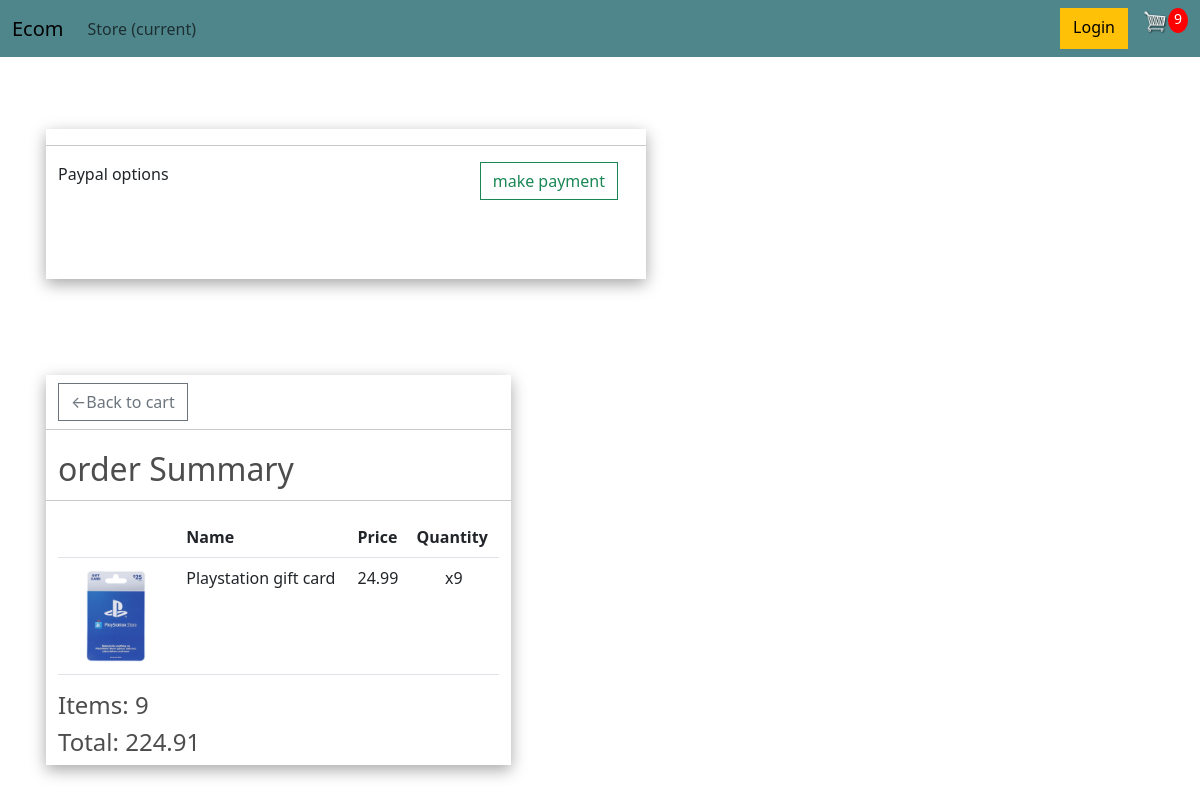
/checkout/ (signed in), run on an earlier commit of the app's database.
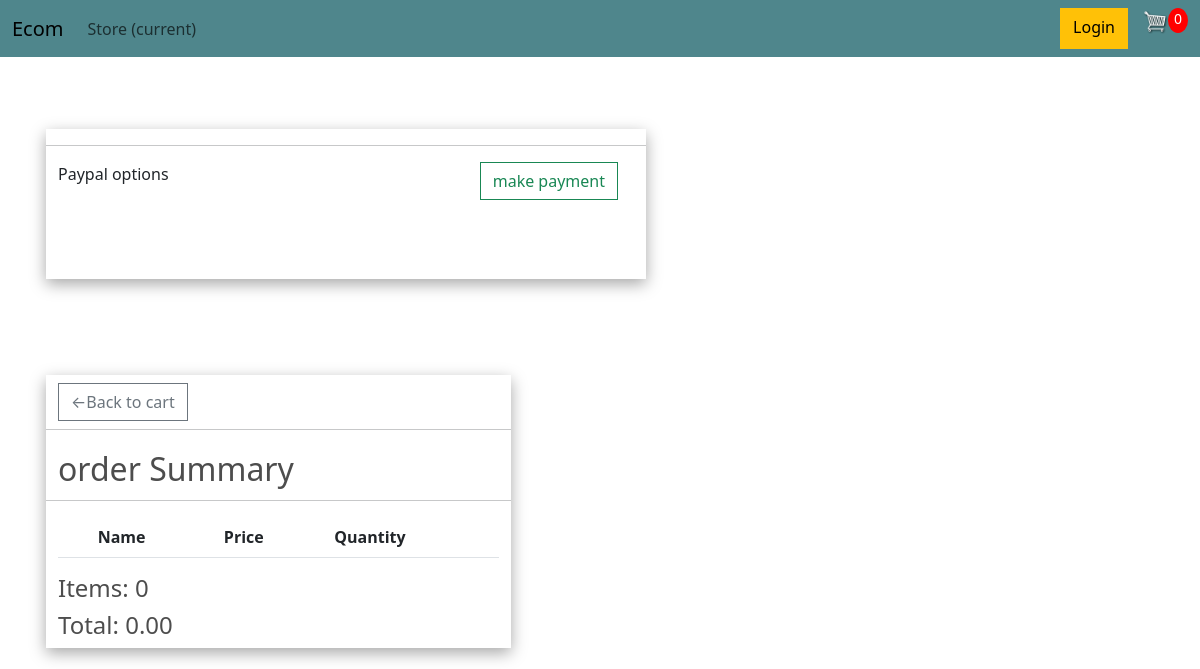
And on a later commit of the database.
### store/models.py (models this page shows, shortened)
class OrderItem(models.Model):
    product = models.ForeignKey(Product,on_delete=models.SET_NULL,null=True)
    order = models.ForeignKey(Order, on_delete=models.SET_NULL, null=True)
    quantity = models.IntegerField(default=0, null=True, blank = True)
    date_added = models.DateTimeField(auto_now_add=True)
    @property
    def get_total(self):
        total = self.product.price * self.quantity
        return total

class Product(models.Model):
    name = models.CharField(max_length=200, null=True)
    price = models.DecimalField(max_digits=7,decimal_places=2)
    digital = models.BooleanField(default=False, blank=False)
    image = models.ImageField(null=True, blank=True)
    @property
    def imageURL(self):
        try:
            url = self.image.url
        except:
            url = ''
        return url

class Order(models.Model):
    customer = models.ForeignKey(Customer, on_delete=models.SET_NULL, null=True, blank=True)
    date_ordered = models.DateField(auto_now_add=True)
    complete = models.BooleanField(default=False)
    transaction_id = models.CharField(max_length=100, null=False)
    @property
    def get_cart_total(self):
        orderitem = self.orderitem_set.all()
        total = sum([item.get_total for item in orderitem])
        return total
    @property
    def get_total_item(self):
        orderitem = self.orderitem_set.all()
        total = sum([item.quantity for item in orderitem])
        return total
    @property
    def shipping(self):
        shipping = False
        items = self.orderitem_set.all()
        for item in items:
            if item.product.digital == False:
                shipping = True
        return shipping

### store/views.py (the view)
# urls.py: path('checkout/',views.checkout, name="checkout"),
def checkout(request):
    if request.user.is_authenticated:
        customer = request.user.customer
        order, created = Order.objects.get_or_create(customer=customer, complete=False)
        items = order.orderitem_set.all()
        cartItems = order.get_total_item
    else:
        items = []
        order = {'get_cart_total':0, 'get_cart_item':0, 'shipping': False}
        cartItems = order['get_cart_item']
    context = {'items':items,'order':order, 'cartItems':cartItems}
    return render(request, 'store/checkout.html', context)

### store/templates/store/checkout.html (shortened to what this page needs)
{% extends 'store/main.html'%}
{% block content %}
{% load static %}
<link rel="stylesheet" href="{%static 'css/main.css'%}">
    <div class="row w-100">
        <div class="col-12 my-5 mx-3 shipping-card" id="shipping-div">
            <form id="form">
                <div class="row py-2" id="name-info">
                </div>
                <div id="payment-info" class="row justify-content-center hidden">
                    <hr/>
                    <div class="col-6">
                        <p>Paypal options</p>
                    </div>
                    <div class="col-6">
                        <button id="make-payment" class="btn btn-outline-success mx-3 float-end">make payment</button>
                    </div>
                </div>
            </form>
        </div>
        <div class="col-12 col-xl-5 my-5 mx-3 shadow-row">
            <div class="row">
                <div class="col-8 py-2">
                    <a class="btn btn-outline-secondary" href="{%url 'cart'%}">&#x2190;Back to cart</a>
                </div>
                <hr>
                <h2 class="py-1">order Summary</h2>
                <hr>
                <div class="col-12">
                    <table class="table">
                        <thead>
                            <tr>
                                <th></th>
                                <th>Name</th>
                                <th>Price</th>
                                <th>Quantity</th>
                            </tr>
                        </thead>
                        <tbody>
                            {%for item in items%}
                                <tr>
                                    <td><img class="cart-image" src="{{item.product.imageURL}}" alt=""></td>
                                    <td>{{item.product.name}}</td>
                                    <td>{{item.product.price}}</td>
                                    <td class="text-center">x{{item.quantity}}</td>
                                </tr>
                            {%endfor%}
                        </tbody>
                    </table>
                    <h4>Items: {{order.get_total_item}}</h4>
                    <h4>Total: {{order.get_cart_total|floatformat:2}}</h4>
                </div>
            </div>
        </div>
    </div>
{% endblock content %}

What changed in the data, as far as the page shows it:
removed OrderItem: product.imageURL (picture), product.name "Playstation gift card", product.price "24.99", quantity "9"
removed Order: get_total_item "9", get_cart_total "224.91"
added Order: get_total_item "0", get_cart_total "0.00"
Also different on the page:
{{ cartItems }}: "9" → "0"
